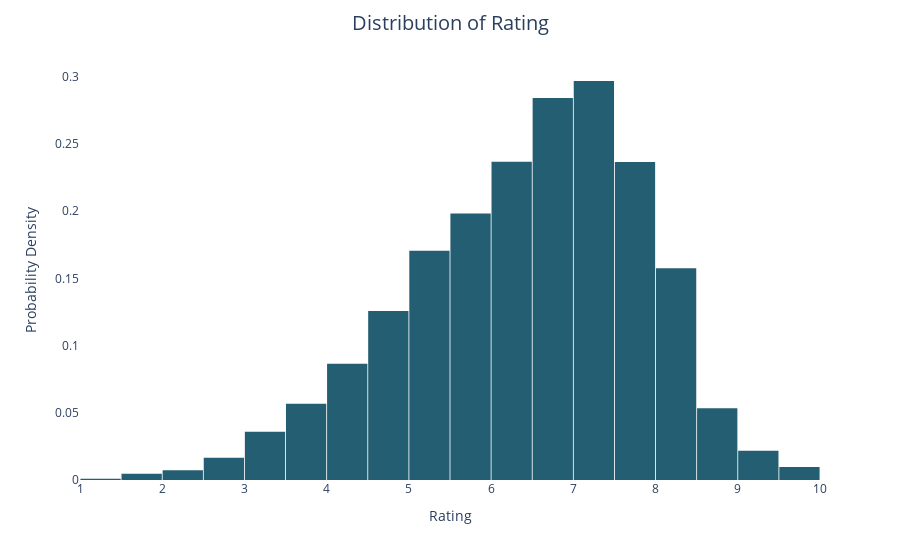

This figure's notebook cell:
### Code cell
fig_rating = px.histogram(df, x = 'IMDb Rating', histnorm='probability density', nbins = 40, color_discrete_sequence = colors)
fig_rating.update_traces(selector=dict(type='histogram'))
fig_rating.update_layout(title='Distribution of Rating', title_x=0.5, title_pad=dict(t=20), title_font=dict(size=20), xaxis_title='Rating', yaxis_title='Probability Density', xaxis=dict(showgrid=False), yaxis=dict(showgrid=False), bargap=0.02, plot_bgcolor = 'white')
fig_rating.show()

### Figure 1 — Plotly figure (JSON) as saved in the notebook; plotly's stock layout.template omitted (floating-point values rounded to 4 significant figures; data arrays with more than 128 entries replaced by an {"elided": "..."} marker saying what was removed)
{"data": [{"alignmentgroup": "True", "bingroup": "x", "histnorm": "probability density", "hovertemplate": "IMDb Rating=%{x}<br>probability density=%{y}<extra></extra>", "legendgroup": "", "marker": {"color": "#235E72", "pattern": {"shape": ""}}, "name": "", "nbinsx": 40, "offsetgroup": "", "orientation": "v", "showlegend": false, "type": "histogram", "x": {"elided": "14801 float values"}, "xaxis": "x", "yaxis": "y"}], "layout": {"bargap": 0.02, "barmode": "relative", "legend": {"tracegroupgap": 0}, "margin": {"t": 60}, "plot_bgcolor": "white", "title": {"font": {"size": 20}, "pad": {"t": 20}, "text": "Distribution of Rating", "x": 0.5}, "xaxis": {"anchor": "y", "domain": [0, 1], "showgrid": false, "title": {"text": "Rating"}}, "yaxis": {"anchor": "x", "domain": [0, 1], "showgrid": false, "title": {"text": "Probability Density"}}}}
